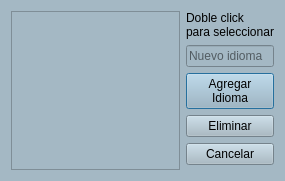
<?xml version="1.0" encoding="UTF-8"?>
<ui version="4.0">
 <class>DialogIdioma</class>
 <widget class="QDialog" name="DialogIdioma">
  <property name="geometry">
   <rect>
    <x>0</x>
    <y>0</y>
    <width>285</width>
    <height>181</height>
   </rect>
  </property>
  <property name="windowTitle">
   <string>Idiomas</string>
  </property>
  <property name="styleSheet">
   <string notr="true">background-color: #A4B8C4</string>
  </property>
  <layout class="QHBoxLayout" name="horizontalLayout">
   <item>
    <widget class="QListWidget" name="listaIdioma"/>
   </item>
   <item>
    <layout class="QVBoxLayout" name="verticalLayout">
     <item>
      <widget class="QLabel" name="label">
       <property name="text">
        <string>Doble click
para seleccionar</string>
       </property>
      </widget>
     </item>
     <item>
      <widget class="QLineEdit" name="newIdioma">
       <property name="placeholderText">
        <string>Nuevo idioma</string>
       </property>
      </widget>
     </item>
     <item>
      <widget class="QPushButton" name="pushButton">
       <property name="text">
        <string>Agregar 
Idioma</string>
       </property>
      </widget>
     </item>
     <item>
      <widget class="QPushButton" name="pushButton_3">
       <property name="text">
        <string>Eliminar</string>
       </property>
      </widget>
     </item>
     <item>
      <widget class="QPushButton" name="pushButton_2">
       <property name="text">
        <string>Cancelar</string>
       </property>
      </widget>
     </item>
     <item>
      <spacer name="verticalSpacer">
       <property name="orientation">
        <enum>Qt::Vertical</enum>
       </property>
       <property name="sizeHint" stdset="0">
        <size>
         <width>20</width>
         <height>98</height>
        </size>
       </property>
      </spacer>
     </item>
    </layout>
   </item>
  </layout>
 </widget>
 <resources/>
 <connections/>
</ui>
